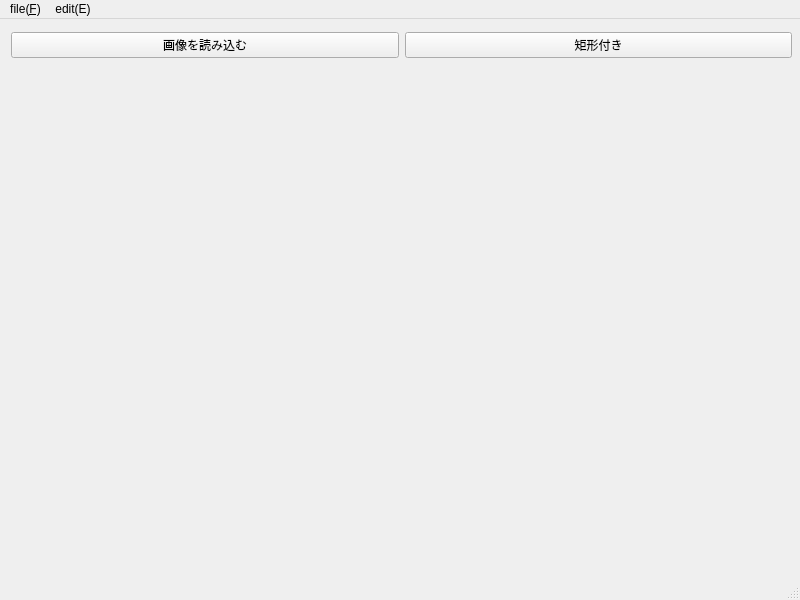
<?xml version="1.0" encoding="UTF-8"?>
<ui version="4.0">
 <class>MainWindow</class>
 <widget class="QMainWindow" name="MainWindow">
  <property name="geometry">
   <rect>
    <x>0</x>
    <y>0</y>
    <width>800</width>
    <height>600</height>
   </rect>
  </property>
  <property name="windowTitle">
   <string>MainWindow</string>
  </property>
  <widget class="QWidget" name="centralwidget">
   <widget class="QWidget" name="">
    <property name="geometry">
     <rect>
      <x>11</x>
      <y>11</y>
      <width>781</width>
      <height>31</height>
     </rect>
    </property>
    <layout class="QHBoxLayout" name="horizontalLayout">
     <item>
      <widget class="QPushButton" name="imageImportBut">
       <property name="text">
        <string>画像を読み込む</string>
       </property>
      </widget>
     </item>
     <item>
      <widget class="QPushButton" name="recttangleBut">
       <property name="text">
        <string>矩形付き</string>
       </property>
      </widget>
     </item>
    </layout>
   </widget>
   <widget class="QLabel" name="photoFrame">
    <property name="geometry">
     <rect>
      <x>20</x>
      <y>50</y>
      <width>771</width>
      <height>511</height>
     </rect>
    </property>
    <property name="text">
     <string/>
    </property>
   </widget>
  </widget>
  <widget class="QMenuBar" name="menubar">
   <property name="geometry">
    <rect>
     <x>0</x>
     <y>0</y>
     <width>800</width>
     <height>25</height>
    </rect>
   </property>
   <widget class="QMenu" name="menufile">
    <property name="title">
     <string>file(&amp;F)</string>
    </property>
   </widget>
   <widget class="QMenu" name="menuedit_E">
    <property name="title">
     <string>edit(E)</string>
    </property>
   </widget>
   <addaction name="menufile"/>
   <addaction name="menuedit_E"/>
  </widget>
  <widget class="QStatusBar" name="statusbar"/>
 </widget>
 <resources/>
 <connections/>
</ui>
